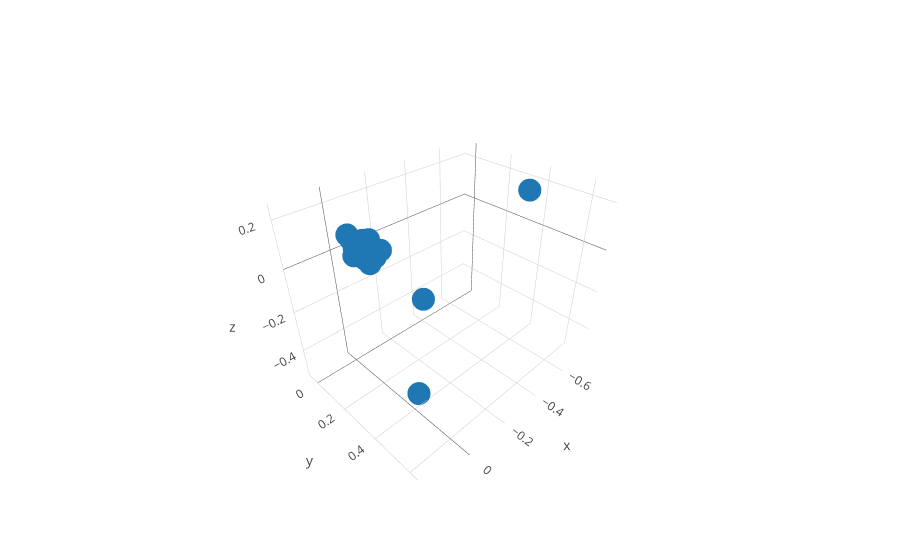

Notebook cell for this chart:
### Code cell
py.offline.init_notebook_mode(connected=True)
trace = go.Scatter3d(x=x, y=y, z=z, mode="markers")
py.offline.iplot([trace])
